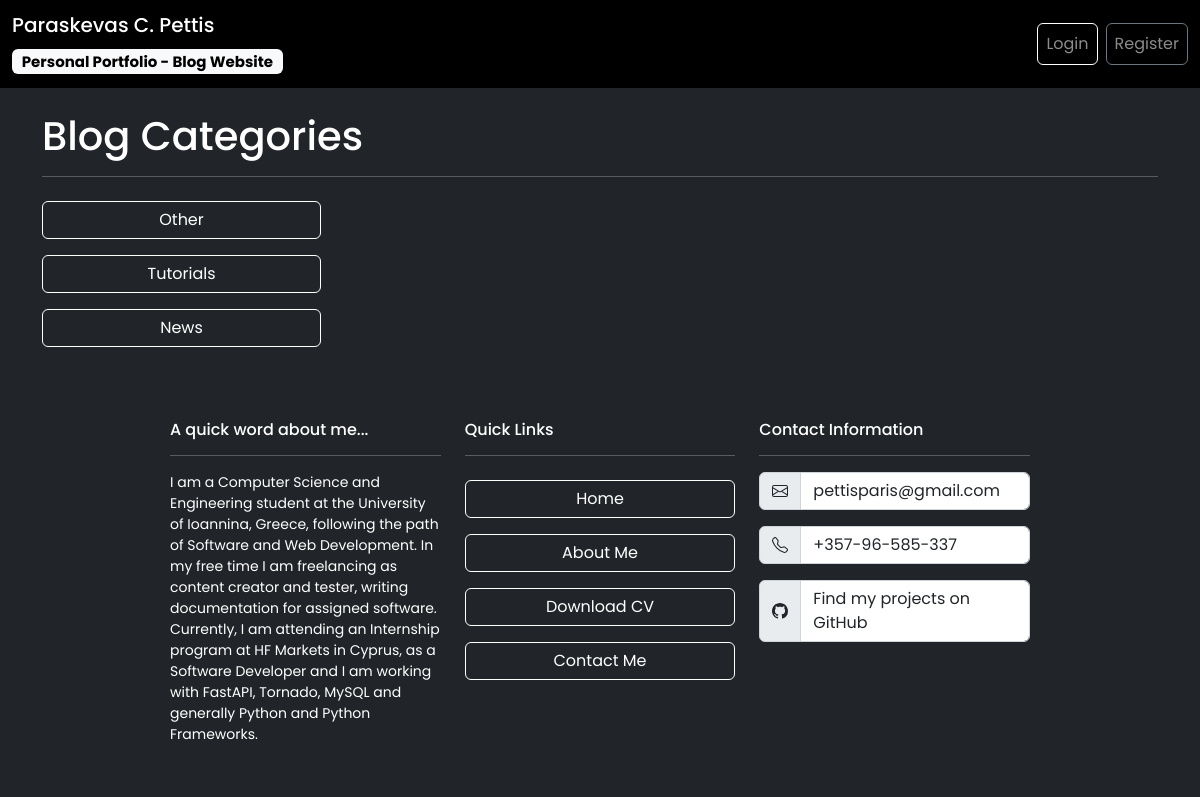
Screenshot of /categories-menu with the database file from the repository.
### main_blog/models.py (models this page shows, shortened)
class Category(models.Model):
    name = models.CharField(max_length=255)
    def __str__(self):
        return self.name

### main_blog/views.py (the view)
# urls.py: path('categories-menu', CategoryListView, name="categories_menu"),
def CategoryListView(request):
    categories_menu = Category.objects.all()
    return render(request, 'categories_menu.html', {'categories_menu': categories_menu})

### main_blog/templates/categories_menu.html (shortened to what this page needs)
{% extends 'base.html' %}
{% load blog_extras %}
{% block content %}
    <h1>
        Blog Categories
    </h1>
    <hr>
    {% for category in categories_menu %}
        <div class="d-flex">
            <a class="btn btn-outline-primary w-25 mt-2 mb-2 rounded-2 text-capitalize" href="{% url 'category' category|slugify %}">
                {{ category }}
            </a>
        </div>
    {% endfor %}
{% endblock %}

### rows the page displays
Category: name "Other"
Category: name "Tutorials"
Category: name "News"
